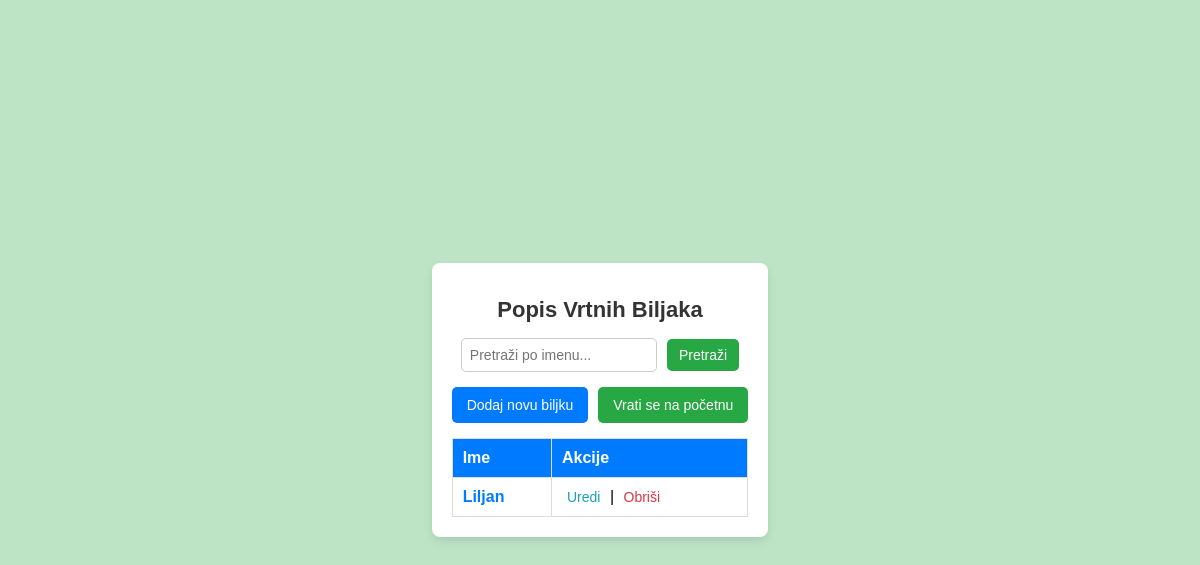
Before: /vrtnabiljke/ (signed in) with the older database file.
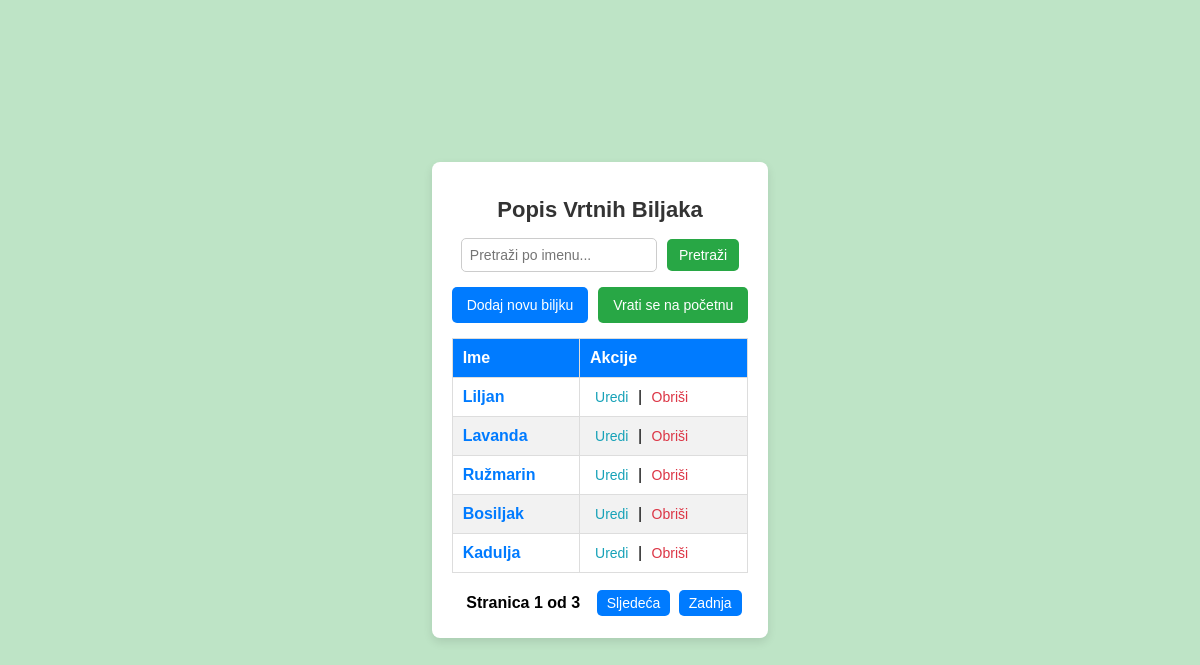
After: the same page with the newer database file.
### PZWapp/models.py (models this page shows, shortened)
class VrtnaBiljka(models.Model):
    user = models.ForeignKey(
        settings.AUTH_USER_MODEL,
        on_delete=models.CASCADE,
        related_name='vrtne_biljke',
        default=get_default_user()
    )
    ime_v = models.CharField(max_length=30)
    regijaBiljke_v = models.CharField(max_length=100)
    vrijemeSazrijevanja_v = models.CharField(max_length=50)

### PZWapp/views.py (the view)
# urls.py: path('vrtnabiljke/', VrtnaBiljkaListView.as_view(), name='vrtnabiljka_list'),
class VrtnaBiljkaListView(LoginRequiredMixin, ListView):
    model = VrtnaBiljka
    template_name = 'main/vrtna_biljka_list.html'
    context_object_name = 'biljke'
    paginate_by = 5
    def get_queryset(self):
        query = self.request.GET.get('q', '')
        biljke = VrtnaBiljka.objects.filter(user=self.request.user).exclude(user__isnull=True)
        if query:
            biljke = biljke.filter(ime_v__icontains=query)  # Filtrira biljke prema imenu
        return biljke

### PZWapp/templates/main/vrtna_biljka_list.html (shortened to what this page needs)
<!DOCTYPE html>
<html lang="hr">
<head>
    {% load static %}
    <link rel="stylesheet" href="{% static 'css/vrtna_biljka.css' %}">
</head>
<body class="lista_biljaka">
    <div class="container">
        <h1>Popis Vrtnih Biljaka</h1>
        <form method="get" class="search-form">
            <input type="text" name="q" placeholder="Pretraži po imenu..." class="search-input" value="{{ request.GET.q }}">
            <button type="submit" class="search-btn">Pretraži</button>
        </form>
        <div class="button-group">
            <a href="{% url 'PZWapp:vrtnabiljka_create' %}" class="btn add-btn">Dodaj novu biljku</a>
            <a href="{% url 'PZWapp:homepage' %}" class="btn home-btn">Vrati se na početnu</a>
        </div>
        <table class="plant-table">
            <thead>
                <tr>
                    <th>Ime</th>
                    <th>Akcije</th>
                </tr>
            </thead>
            <tbody>
                {% for biljka in page_obj %}
                <tr>
                    <td><a href="{% url 'PZWapp:vrtnabiljka_detail' biljka.id %}" class="plant-link">{{ biljka.ime_v }}</a></td>
                    <td class="action-links">
                        <a href="{% url 'PZWapp:vrtnabiljka_update' biljka.id %}" class="edit-link">Uredi</a> |
                        <a href="{% url 'PZWapp:vrtnabiljka_delete' biljka.id %}" class="delete-link">Obriši</a>
                    </td>
                </tr>
                {% empty %}
                <tr>
                    <td colspan="2" class="no-results">Nema rezultata za prikaz.</td>
                </tr>
                {% endfor %}
            </tbody>
        </table>
        {% if page_obj.has_other_pages %}
        <div class="pagination">
            <span class="current-page">Stranica {{ page_obj.number }} od {{ page_obj.paginator.num_pages }}</span>
            {% if page_obj.has_next %}
                <a href="?page={{ page_obj.next_page_number }}{% if request.GET.q %}&q={{ request.GET.q }}{% endif %}" class="pagination-btn">Sljedeća</a>
                <a href="?page={{ page_obj.paginator.num_pages }}{% if request.GET.q %}&q={{ request.GET.q }}{% endif %}" class="pagination-btn">Zadnja</a>
            {% endif %}
        </div>
        {% endif %}
    </div>
</body>
</html>

Changed rows visible on the page:
added VrtnaBiljka: ime_v "Lavanda"
added VrtnaBiljka: ime_v "Ružmarin"
added VrtnaBiljka: ime_v "Bosiljak"
added VrtnaBiljka: ime_v "Kadulja"
Other visible differences:
{{ page_obj.number }}: (not shown) → "1"
{{ page_obj.paginator.num_pages }}: (not shown) → "3"
text now shown: "Stranica od Sljedeća Zadnja"
